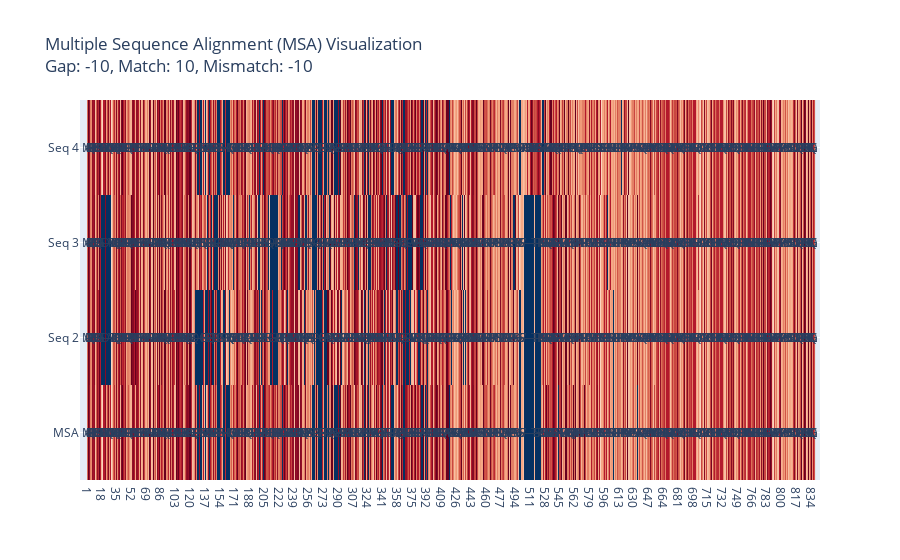

The notebook cell saved with this chart:
### Markdown cell above
# Wywołanie - 4 sekwencje ewolucyjnie powiązane

### Code cell
# seq1 = "ATTGCCATT"
# seq2 = "ATGGCCATT"
# seq3 = "ATCCAATTTT"
# seq4 = "ATCTTCTT"
# seq5 = "ACTGACC"
seq1 = open_seq('TAU_HUMAN.fasta')
seq2 = open_seq('TAU_MOUSE.fasta')
seq3 = open_seq('TAU_RAT.fasta')
seq4 = open_seq('TAU_PANTR.fasta')
seqs = [seq1, seq2, seq3, seq4]

gap = -10
match = 10
mismatch = -10


matrix_of_score, msa_score, index_of_aligment= central_aligment(seqs, gap, match, mismatch)

MSA = get_MSA(seqs, index_of_aligment)
print("MSA: " + MSA)

globalAlignment = final_MSA(seqs, MSA,  gap, match, mismatch)
print("Matching sequences each with each" + str(globalAlignment))

final = final_final_version(MSA, globalAlignment)
# print("Final version, first sequence is MSA" + str(final))
grafic_show(final, gap, match, mismatch)

save_results_global(seqs, seqs, gap, mismatch, match, matrix_of_score, MSA, globalAlignment, final, file_name="wyniki.txt")
